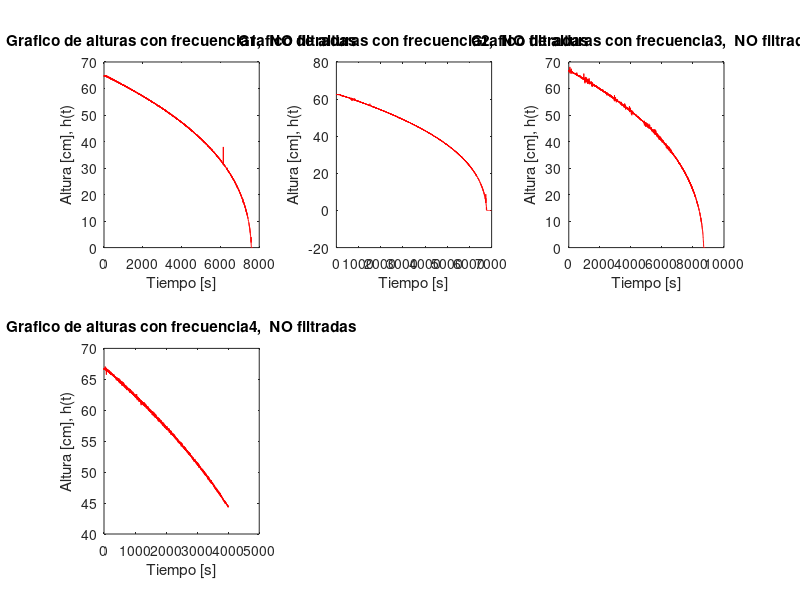

Reproduce this figure in MATLAB. (Note: this script raises an error after producing the figure.)
close all;
clear
clc
load('datosExp1.mat');
%Constantes
H = 79.8;  %[cm]
R = 34.5;  %[cm]
Ts = 0.01;  %[s]
Fs = 1/Ts; %[Hz]
%------------------
frecuencias = [30 65 82.5 100]';
alturas1 = nivel1Beta;
alturas2 = nivel3Beta;
alturas3 = nivel4Beta;
alturas4 = nivel5Beta;
h_datas = struct('alturas1',alturas1,'alturas2',alturas2,'alturas3',alturas3,'alturas4',alturas4);
limites = [[60 30];[60 30];[60 30];[60 30]];

%grafico de valores no filtrados
figure('Name','alturas NO filtradas','NumberTitle','off');
for i=1:length(frecuencias)
    i_dato = strcat('alturas',int2str(i));
    subplot(2,3,i); plot(h_datas.(i_dato).signals.values, 'r');
    %xlim([1.45 1.5])
    title(strcat('Grafico de alturas con frecuencia',int2str(i),',  NO filtradas'))
    xlabel('Tiempo [s]'); ylabel('Altura [cm], h(t)');
end

subMuestH = struct('signal',[],'time',[]);
h_datas_filtradas = struct('filt1',[],'filt2',[],'filt3',[],'filt4',[],'filt5',[]);
h_times = struct('t1',[],'t2',[],'t3',[],'t4',[],'t5',[]);

%figure('Name','alturas filtradas','NumberTitle','off');
for i=1:length(frecuencias)
    i_altura = strcat('alturas',int2str(i));
    i_time = strcat('t',int2str(i));
    i_filt = strcat('filt',int2str(i));

    %Graficos en tiempo y frecuencia de altura NO Filtrada
    [alturas_f, alturas_S] = Fourier(h_datas.(i_altura).signals.values, Fs);
    graficarEnTyF(h_datas.(i_altura).time, h_datas.(i_altura).signals.values, alturas_f, alturas_S,strcat(' alturas con fBomba[%]= ',int2str(frecuencias(i)))); % Grafico

    alturasFiltradas_t = filtroPasaBajos(h_datas.(i_altura).signals.values, Fs, [2], [20]);
    %Graficos en tiempo y frecuencia de altura NO Filtrada
    [alturasFiltradas_f, alturasFiltradas_S] = Fourier(alturasFiltradas_t, Fs);
    graficarEnTyF(h_datas.(i_altura).time, alturasFiltradas_t, alturasFiltradas_f, alturasFiltradas_S, strcat(' alturas Filtradas con fBomba[%]= ',int2str(frecuencias(i)))); % Grafico

    %[subMuestH.signal, subMuestH.time] = subMuest(h_datas.(i_altura), 1);
    subMuestH.signal = alturasFiltradas_t;
    subMuestH.time = h_datas.(i_altura).time;
    [auxH, auxT] = myFilt2(subMuestH, limites(i,1), limites(i,2));
    h_datas_filtradas.(i_filt) = auxH;
    h_times.(i_time) = auxT;
end

figure('Name','alturas Recortadas','NumberTitle','off');
for i=1:length(frecuencias)
    i_filt = strcat('filt',int2str(i));
    subplot(2,3,i); plot(h_datas_filtradas.(i_filt), 'b');
    %xlim([1.45 1.5])
    title(strcat('Grafico de alturas con fBomba[%]= ',int2str(frecuencias(i)),',  Recortadas'))
    xlabel('Tiempo [s]'); ylabel('Altura [cm], h(t)');
end

volumenesMatrix = struct('v1',[],'v2',[],'v3',[],'v4',[],'v5',[]);
volumenesFiltrados = struct('v1',[],'v2',[],'v3',[],'v4',[],'v5',[]);

for i=1:length(frecuencias)
    i_filt = strcat('filt',int2str(i));
    i_volumen = strcat('v',int2str(i));
    i_time = strcat('t',int2str(i));
    %dh = [myDiff(h_datas_filtradas.(i_filt), 4)];
    dh = [diff(h_datas_filtradas.(i_filt))];
    dt = h_times.(i_time)(2)-h_times.(i_time)(1);
    dh_dt = dh./dt;
    dh_dt = [dh_dt dh_dt(length(dh_dt))];
    %dh_dt = abs(dh_dt);
    flujo_t = (pi*(R^2)/(H^2))*(h_datas_filtradas.(i_filt).^2).*dh_dt;
    volumenesMatrix.(i_volumen) = flujo_t;
    %Graficos en tiempo y frecuencia del flujo
    [flujo_f, flujo_S] = Fourier(flujo_t', Fs);
    graficarEnTyF(h_times.(i_time), flujo_t, flujo_f, flujo_S,strcat(' Flujos con fBomba[%]= ',int2str(frecuencias(i)))); % Grafico
end

for i=1:length(frecuencias)
    i_volumen = strcat('v',int2str(i));
    i_time = strcat('t',int2str(i));
    
    %Filtro pasa bajos
    %flujoFiltrado_t = filtroPasaBajos(volumenesMatrix.(i_volumen), Fs);
    %flujoFiltrado_t = filtroPasaBanda(volumenesMatrix.(i_volumen), Fs, [30 40], [10 45]);
    flujoFiltrado_t = filtroPasaBajos(volumenesMatrix.(i_volumen), Fs, [1], [10]);
    volumenesFiltrados.(i_volumen) = flujoFiltrado_t;
    %Graficos en tiempo y frecuencia del flujo Filtrado
    [flujoFiltrado_f, flujoFiltrado_S] = Fourier(flujoFiltrado_t', Fs);
    graficarEnTyF(h_times.(i_time), flujoFiltrado_t, flujoFiltrado_f, flujoFiltrado_S,strcat(' Flujos Filtrados con fBomba[%]= ',int2str(frecuencias(i)))); % Grafico

    FlujosProm(i) = mean(flujoFiltrado_t);
    
    %subplot(2,3,i); plot(volumenesMatrix.(i_volumen), 'b');
    %%xlim([1.45 1.5])
    %title(strcat('Grafico de Flujos con frecuencia de bomaba constante de  ',int2str(frecuencias(i)),',%'))
    %xlabel('Tiempo [s]'); ylabel('Flujo [cm], [cm/s?], Fin(t)');
end

figure('Name','Flujos Promedio','NumberTitle','off');
plot(frecuencias,FlujosProm, 'bo-');
%xlim([1.45 1.5])
title('Grafico de Flujos Promedio para diferentes frecuencias de la bomba')
xlabel('Frecuencia de la bomba [%]'); ylabel('Flujo de Entrada [cm3/s?], Fin');

%volumnes_prom = mean(volumenes_matrix);